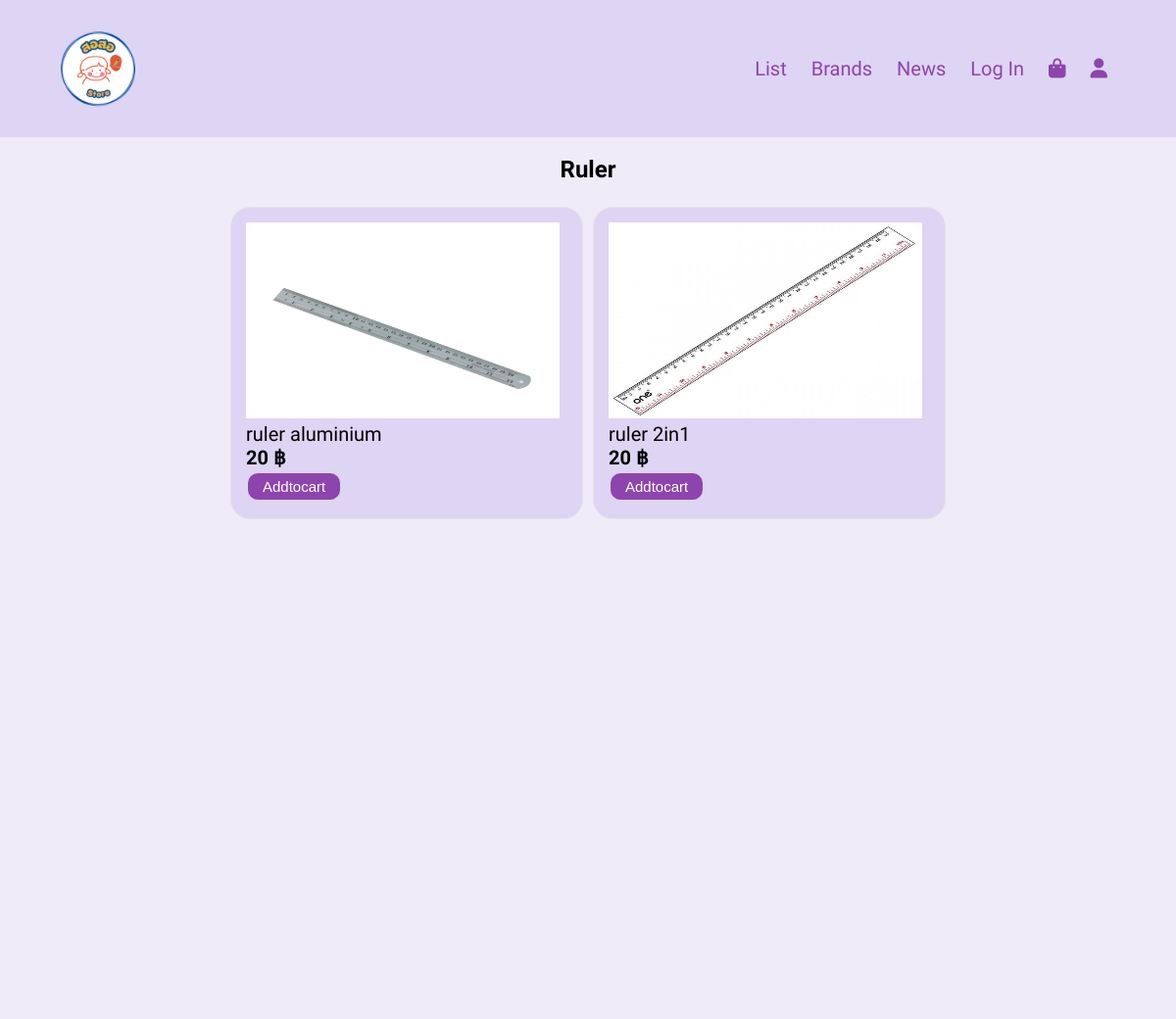
The app's page /PRODUCT/Brands/ruler/ruler.php with its own data.
### tables this page shows
CREATE TABLE `item` (
  `ID_Item` int(20) NOT NULL,
  `Item_name` varchar(50) NOT NULL,
  `Item_price` int(20) NOT NULL,
  `Item_amount` int(11) NOT NULL,
  `Item_model` varchar(50) NOT NULL,
  `Image_item` varchar(200) NOT NULL,
  `Type_item` varchar(200) NOT NULL,
  `Item_data` longtext NOT NULL
);

### PRODUCT/Brands/ruler/ruler.php (the view, shortened to what this page needs)
<?php
    require_once('../../../connect.php');
?>
<!DOCTYPE html>
<html lang="en">
<head>
    <link rel="stylesheet" href="../../../CSS/Brands.css">
</head>
<body>
    <div class="Header" style="font-family: 'Mali', cursive;">
        <div class="Container">
            <div class="Menu-Bar">
                <div class="Logo">
                    <a href="../../../Index.php" style="display: flex; align-items: flex-start;">
                        <img src="../../img/logo/logo.png" class="logonav" style="width: 100px; height: auto;">
                    </a>
                </div>
                <Nav>
                    <Ul>
                        <div class="Dropdown-Brand">
                            <Li> <a href="../JsonBrand.php"> List </a> </Li>
                        </div>
                        <div class="Dropdown-Brand">
                            <Li> <a href=""> Brands </a> </Li>
                        </div>
                        <div class="Dropdown-Brand">
                            <Li> <a href="../../News/News.php"> News </a> </Li>
                        </div>
                        <div class="Dropdown-Brand">
                            <?php if (isset($_SESSION['username'])) { ?>
                                <Li> <a href="../../../Index.php?logout='1'"> Log Out </a> </Li>
                            <?php } else { ?>
                                <Li> <a href="../../../Login.php"> Log In </a> </Li>
                            <?php } ?>
                        </div>
                        <div class="Dropdown-Brand">
                            <Li> <a href="../../../cart.php"> <i class="fa-sharp fa-solid fa-bag-shopping"></i> </a> </Li>
                        </div>
                        <div class="Dropdown-Brand">
                            <Li> <a href="../../../user.php"> <i class="fa-solid fa-user"> </i> </a> </Li>
                        </div>
                    </Ul>
                </Nav>
            </div>
        </div>
    </div>
    <div class="Layout" style="font-family: 'Mali', cursive;">
        <br>
        <div class="Brands">
            <h2> Ruler </h2><br>
        </div>
        <div class="display-section">
            <?php
                $items = $pdo->prepare("SELECT * FROM item where Type_item = 'ruler' ");
                $items->execute();
                if ($items->rowCount() > 0) {
                    while ($row = $items->fetch(PDO::FETCH_ASSOC)) {
            ?>
            <div class="box">
                <form action="../../../cart.php" method="post">
                    <div class="img-shoe">
                        <img src="../ruler/imgruler/<?php echo $row['Image_item']; ?>.jpg" width="320px" height="200px">
                    </div>
                    <div class="item-name">
                        <?php echo $row['Item_name']; ?>
                    </div>
                    <div class="item-price">
                        <b> <?php echo $row['Item_price']; ?> ฿ </b>
                    </div>
                    <input type="submit" name="add" value="Addtocart" class="add-to-cart">
                </form>
            </div>
            <?php
                }
                }
            ?>
        </div>
    </div>
</body>
</html>

### CSS/Brands.css (style rules this page uses)
* { margin: 0; padding: 0; box-sizing: border-box; }
.Header { background: #DDD5F3; max-width: 100%; }
.Logo { padding-left: 5px; }
.Container { margin: auto; padding-left: 25px; padding-right: 25px; }
.Menu-Bar { display: flex; align-items: center; padding: 20px; font-size: 20px; }
Nav { flex: 1; text-align: right; }
Nav Ul { display: inline-block; list-style-type: none; }
Nav Ul Li { display: inline-block; margin-right: 20px; }
.Dropdown-Brand { position: relative; display: inline-block; }
a { text-decoration: none; color: #8e44ad; }
.Layout { background: #efebf9; min-height: 900px; }
.Brands { text-align: center; margin: 0px auto; padding: 0px auto; width: 80%; justify-content: center; flex-wrap: wrap; }
.display-section { display: flex; margin: 0 auto; padding: 5px auto; width: 80%; justify-content: center; flex-wrap: wrap; }
.box { background-color: #DDD5F3; width: 360px; padding: 15px 15px; margin: 5px; border: 1px solid #e5e5e5; border-radius: 20px; }
.item-name { font-size: 20px; }
.item-price { font-size: 20px; }
.add-to-cart { background-color: #8e44ad; border: none; color: white; padding: 5px 15px; text-align: center; text-decoration: none; display: inline-block; font-size: 15px; margin: 4px 2px; cursor: pointer; border-radius: 10px; }

### records on screen
item: Image_item (picture), Item_name "ruler aluminium", Item_price "20"
item: Image_item (picture), Item_name "ruler 2in1", Item_price "20"
